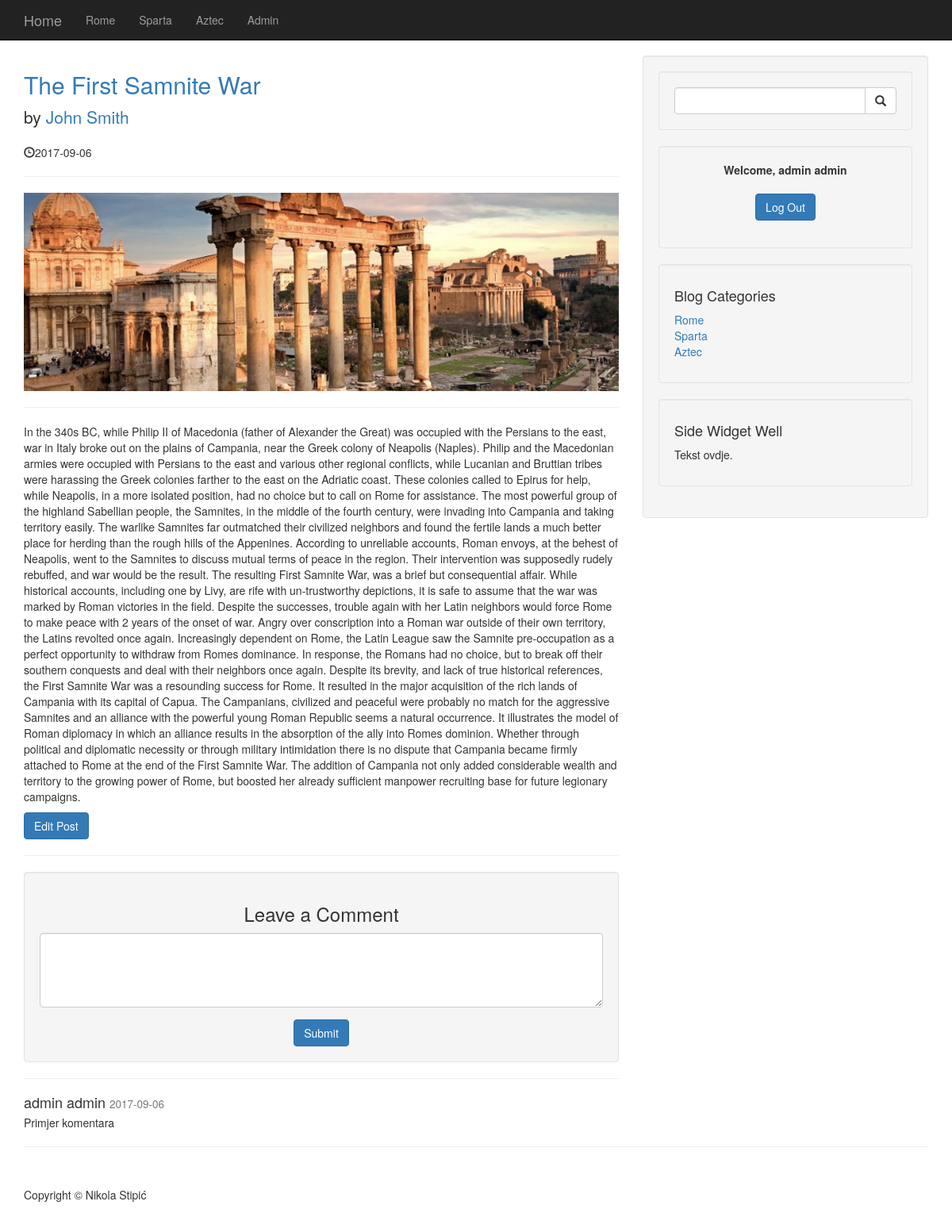
The page /post.php?p_id=5 (signed in) on the database its author committed.
### tables this page shows
CREATE TABLE `categories` (
  `cat_id` int(3) NOT NULL,
  `cat_title` varchar(255) NOT NULL
);

CREATE TABLE `posts` (
  `post_id` int(3) NOT NULL,
  `post_category_id` int(3) NOT NULL,
  `post_title` varchar(255) NOT NULL,
  `post_author` varchar(255) NOT NULL,
  `post_date` date NOT NULL,
  `post_image` text NOT NULL,
  `post_content` text NOT NULL,
  `post_tag` varchar(255) NOT NULL,
  `post_comment_count` int(10) NOT NULL,
  `post_status` varchar(255) NOT NULL DEFAULT 'draft',
  `post_views` int(11) NOT NULL
);

CREATE TABLE `comments` (
  `comment_id` int(3) NOT NULL,
  `comment_post_id` int(3) NOT NULL,
  `comment_author` varchar(255) NOT NULL,
  `comment_email` varchar(255) NOT NULL,
  `comment_content` text NOT NULL,
  `comment_status` varchar(255) NOT NULL,
  `comment_date` date NOT NULL,
  `comment_user_name` varchar(255) NOT NULL
);

### includes/content_post.php (the view, shortened to what this page needs)
  <div class="col-md-8">
 <?php
 if(isset($_GET['p_id'])){
     $the_post_id = $_GET['p_id'];
 }
$query = "SELECT * FROM posts WHERE post_id = $the_post_id ";
$select_post= mysqli_query($connection, $query);
     while($row = mysqli_fetch_assoc($select_post)) {
         $post_id = $row['post_id'];
         $post_title = $row['post_title'];
         $post_author = $row['post_author'];
         $post_date = $row['post_date'];
         $post_image = $row['post_image'];
         $post_content = $row['post_content'];
         $post_status = $row['post_status'];
         ?>
         <?php if($post_status == "active"){
         ?>
         <h2>
             <a href="post.php?p_id=<?php echo $post_id ?>"><?php echo $post_title; ?></a>
         </h2>
         <p class="lead">
             by <a href="author.php?author=<?php echo $post_author; ?>"><?php echo $post_author; ?></a>
         </p>
         <p><span class="glyphicon glyphicon-time"></span><?php echo $post_date; ?> </p>
         <hr>
         <img class="img-responsive" <?php echo " src='images/$post_image' "?>alt="">
         <hr>
         <p><?php echo $post_content ?></p>
              <?php } ?>
    <?php if(isset($_SESSION['user_role'])){
             if(isset($_GET['p_id'])) {
                 $user_role = $_SESSION['user_role'];
                 if ($user_role == 'admin') {
                     ?>
                     <input class='btn btn-primary' type='button' value='Edit Post'
                            onclick='window.location.href="admin/posts.php?source=edit_post&p_id=<?php echo $post_id; ?>"'>
                     <?php
                 }
             }
         }?>
         <hr>
 <?php
     }
      ?>
      <?php
      if(isset($_SESSION['user_role'])){
      include "includes/view_all_comments.php";
  } else {
          echo "<center><h4>Log in to post comments.</h4></center>";
      }
      ?>
  </div>

### includes/navigation.php (shortened to what this page needs)
   <nav class="navbar navbar-inverse navbar-fixed-top" role="navigation">
    <div class="container">
        <div class="navbar-header">
            <a class="navbar-brand" href="index.php">Home</a>
        </div>
        <div class="collapse navbar-collapse" id="bs-example-navbar-collapse-1">
            <ul class="nav navbar-nav">
               <?php
                $query = "SELECT * FROM categories ";
                $select_cat = mysqli_query($connection, $query);
                while($row = mysqli_fetch_assoc($select_cat)) {
                    $cat_title = $row['cat_title'];
                    $cat_id = $row['cat_id'];
                    echo "<li><a href='category.php?category=$cat_id'>{$cat_title}</a></li>";
                }
                ?>
                <?php
                if(isset($_SESSION['user_role'])){
                if($_SESSION['user_role'] == 'admin'){
                    echo"<li> <a href='admin'>Admin</a> </li>";
                                    }
                }
                ?>
            </ul>
        </div>
    </div>
</nav>

### includes/view_all_comments.php (shortened to what this page needs)
<div class="well">
    <center><h3>Leave a Comment</h3></center>
    <form method="post" role="form" action="">
        <div class="form-group">
            <textarea name="comment_content" class="form-control" rows="4"></textarea>
        </div>
        <center><button type="submit" class="btn btn-primary" name="create_comment">Submit</button></center>
    </form>
</div>
<hr>
<?php
        $comment_post_id = $_GET['p_id'];
        $query = "SELECT * FROM comments WHERE comment_post_id = $comment_post_id";
        $display_comments = mysqli_query($connection, $query);
        while($row = mysqli_fetch_assoc($display_comments)){
            $comment_author = $row['comment_author'];
            $comment_content = $row['comment_content'];
            $comment_date = $row['comment_date'];
            $comment_status = $row['comment_status'];
            $comment_user_name = $row['comment_user_name'];
            $query = "SELECT * FROM users WHERE user_name = '{$comment_user_name}'";
            $select_user_image = mysqli_query($connection, $query);
            $row = mysqli_fetch_array($select_user_image);
            $comment_image = $row['user_image'];
            if($comment_status == "approved") {
                echo "<div class='media'>
                <a class='pull-left' href='#'>
                    <img class='media-object' src='admin/images/users/$comment_image' alt=''>
                </a>
                <div class='media-body'>
                    <h4 class='media-heading'>$comment_author
                        <small>$comment_date</small>
                    </h4>
                    $comment_content
                </div>
            </div>";
            }
?>
<?php
        }
?>

### includes/categories_form.php
<?php
$query = "SELECT * FROM categories LIMIT 4 ";
$select_cat_side = mysqli_query($connection, $query);
?>
<div class="well">
    <h4>Blog Categories</h4>
    <div class="row">
        <div class="col-lg-12">
            <ul class="list-unstyled">
                <?php
                while($row = mysqli_fetch_assoc($select_cat_side)) {
                    $cat_id = $row['cat_id'];
                    $cat_title = $row['cat_title'];
                    echo "<li><a href='category.php?category=$cat_id'>{$cat_title}</a></li>";
                }
                ?>
            </ul>
        </div>
    </div>
</div>

### css/blog-home.css (style rules this page uses)
body { padding-top: 70px; }

### rows shown on the page
categories: cat_title "Rome"
categories: cat_title "Sparta"
categories: cat_title "Aztec"
posts: post_title "The First Samnite War", post_author "John Smith", post_date "2017-09-06", post_image (picture), post_content "In the 340s BC, while Philip II of Macedonia (father of Alexander the Great) was occupied with the Persians to the east, war in Italy broke out on the plains of Campania, near the Greek colony of Neapolis (Naples). Philip and the Macedonian armies were occupied with Persians to the east and various other regional conflicts, while Lucanian and Bruttian tribes were harassing the Greek colonies farther to the east on the Adriatic coast. These colonies called to Epirus for help, while Neapolis, in a more isolated position, had no choice but to call on Rome for assistance. The most powerful group of the highland Sabellian people, the Samnites, in the middle of the fourth century, were invading…"
comments: comment_author "admin admin", comment_date "2017-09-06", comment_content "Primjer komentara"

### other values the page prints
$_SESSION['user_fname'] "admin"
$_SESSION['user_lname'] "admin"
